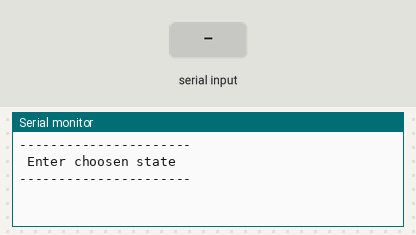
Simulated run of this sketch. Board: ESP32. Parts: the last lines printed to the serial monitor. The inputs (shaded band) are chosen by the test bench.

Above: at 1.2 s.
1.3 s: "90,45\n" received over Serial
3.8 s: "0\n" received over Serial
At 5.8 s:
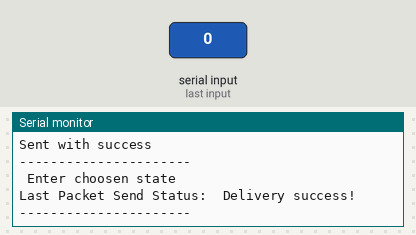
6.3 s: "1,90\n" received over Serial
At 7.7 s:
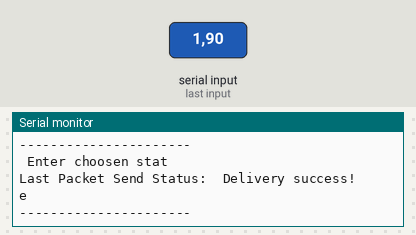
8.8 s: "1,90,45\n" received over Serial
At 10.8 s:
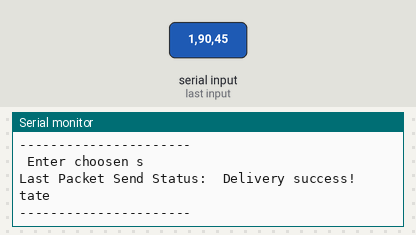

Measured:
- after the input at 3.8 s, the serial monitor: prints a new line after 1.0 s (image 1)
- after the input at 6.3 s, the serial monitor: prints a new line after 1.0 s (image 2)
- after the input at 8.8 s, the serial monitor: prints a new line after 1.0 s (image 3)

The sketch:

ESP32_Sender.ino
```cpp
#include <esp_now.h>
#include <WiFi.h>

uint8_t broadcastAddress[] = {0xAC, 0x67, 0xB2, 0x00, 0x35, 0xC0};

bool buttonState;
bool messageInit;
String serialEntry;
String entryControlMessage;
//String stateON = "on";
//String stateOFF = "off";
int stateON = 1;
int stateOFF = 0;

typedef struct struct_message {
  bool ventStatus;
} struct_message;

struct_message ventData;

void OnDataSent(const uint8_t *mac_addr, esp_now_send_status_t status) {
  Serial.print("\r\nLast Packet Send Status:\t");
  Serial.println(status == ESP_NOW_SEND_SUCCESS ? "Delivery success!" : "Delivery failed!");
}

void setup() {
  WiFi.mode(WIFI_STA);

  Serial.begin(115200);
  WiFi.mode(WIFI_STA);

  if (esp_now_init() != ESP_OK) {
    Serial.println("ERROR initalizing ESP_NOW");
    return;
  }

  esp_now_register_send_cb(OnDataSent);

  esp_now_peer_info_t peerInfo;
  memcpy(peerInfo.peer_addr, broadcastAddress, 6);
  peerInfo.channel = 0;
  peerInfo.encrypt = false;

  if (esp_now_add_peer(&peerInfo) != ESP_OK) {
    Serial.println("Failed to add peer");
    return;
  }

}

void loop() {

  messageInit = false;

  Serial.println("----------------------\n Enter choosen state\n----------------------");
  while (Serial.available() == 0) {}
  serialEntry = Serial.readString();
  Serial.println(serialEntry);

  if (serialEntry.toInt() == stateON) {
    Serial.println("test 1");
    ventData.ventStatus = true;
    buttonState = true;
    messageInit = true;
    entryControlMessage = "Button will be turned on....";
  } else if (serialEntry.toInt() == stateOFF) {
    Serial.println("test 2");
    ventData.ventStatus = false;
    buttonState = false;
    messageInit = true;
    entryControlMessage = "Button will be turned off....";
  } else {
    entryControlMessage = "Entry ERROR!";
    messageInit = false;
  }

  Serial.println(entryControlMessage);

  if (messageInit) {
    esp_err_t result = esp_now_send(broadcastAddress, (uint8_t *) &ventData, sizeof(ventData));

    if (result == ESP_OK) {
      Serial.println("Sent with success");
    } else {
      Serial.println("ERROR sending the data");
    }
    messageInit = false;
  }

}
```
